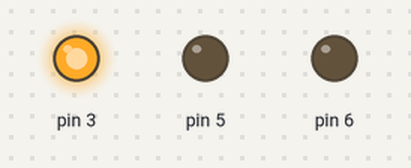
Simulated run of this sketch. Board: Arduino Uno, built with avr-gcc and run on an emulated ATmega328P. Parts: output pins drawn as LEDs (lit = HIGH).

Above: at 0.2 s.
At 0.7 s:
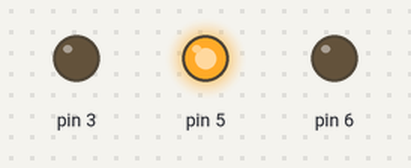
At 2.7 s:
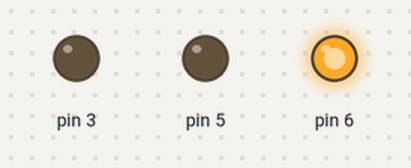
Timing chart, 0 to 3.5 s (numbered marks = the images above):
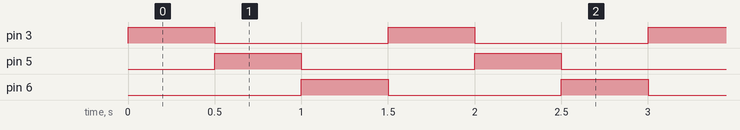

The sketch:

RGB_LED_with_Arduino.ino
```cpp
/*
   How to use an RGB LED with Arduino
   For more details, visit: https://techzeero.com/arduino-tutorials/how-to-use-an-rgb-led-with-arduino/
*/

void setup()
{
  pinMode(3, OUTPUT);
  pinMode(5, OUTPUT);
  pinMode(6, OUTPUT);
}

void loop()
{
  digitalWrite(3, HIGH);
  delay(500); // Wait for 500 millisecond(s)
  digitalWrite(3, LOW);
  digitalWrite(5, HIGH);
  delay(500); // Wait for 500 millisecond(s)
  digitalWrite(5, LOW);
  digitalWrite(6, HIGH);
  delay(500); // Wait for 500 millisecond(s)
  digitalWrite(6, LOW);
}
```

Measured:
- by itself, pin 3, pin 5, pin 6: alternates HIGH for 0.50 s and LOW for 1.0 s
- by itself, everything shown: repeats every 1.5 s, in 4 steps
